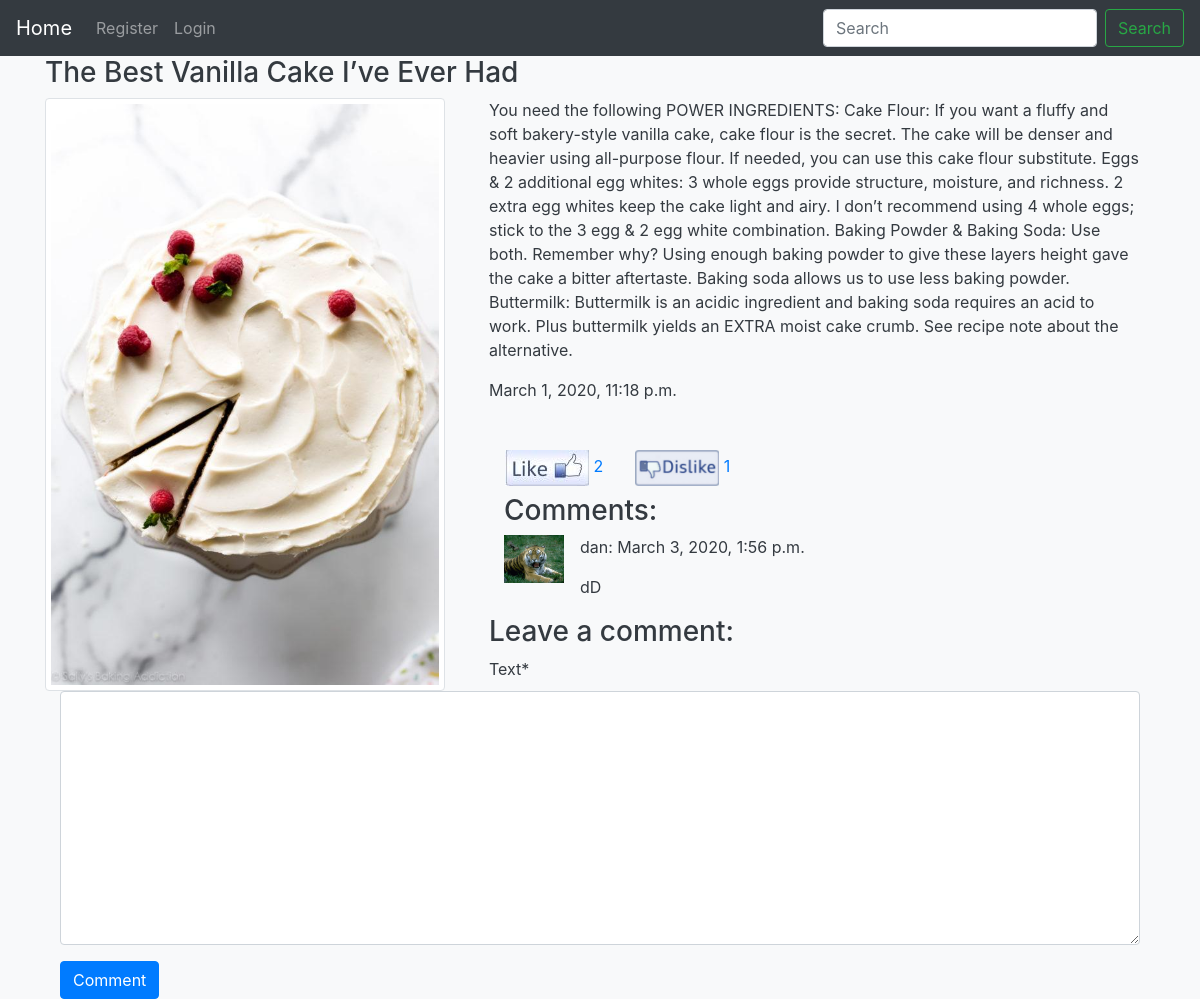
/show_post/15, run on the app's committed database.
### myapp/models.py (models this page shows, shortened)
class Post(models.Model):
    user = models.ForeignKey(User, on_delete=models.CASCADE, name='user', related_name='posts')
    title = models.CharField(max_length=200, default='', blank=True, null=True)
    text = models.TextField(max_length=30000)
    created_date = models.DateTimeField(default=timezone.now)
    likes = models.IntegerField(default=0)
    dislikes = models.IntegerField(default=0)

class Image(models.Model):
    post = models.ForeignKey(Post, on_delete=models.CASCADE, name='post', related_name='images')
    image = models.ImageField(upload_to='posts_images/', blank=True, null=True)

class Comment(models.Model):
    user = models.ForeignKey(User, on_delete=models.CASCADE, name='user', related_name='comments', default=None)
    post = models.ForeignKey(Post, on_delete=models.CASCADE, name='post', related_name='comments', default=None)
    text = models.TextField(max_length=3000)
    created_date = models.DateTimeField(default=timezone.now)

class Profile(models.Model):
    user = models.OneToOneField(User, on_delete=models.CASCADE, related_name='profile')
    gender = models.CharField(max_length=10, blank=True, null=True)
    city = models.CharField(max_length=100, blank=True, null=True)
    emotions = models.TextField(max_length=1000, blank=True, null=True)
    photo = models.ImageField(upload_to='profile_photos/', blank=True, null=True, default='user_empty_photo.jpg')

### myapp/views.py (the view, shortened to what this page needs)
# urls.py: path('show_post/<int:id>', views.show_post, name='show_post'),
def show_post(request, id):
    user = request.user
    post = Post.objects.filter(pk=id).get()
    images = post.images.all()
    comments = Comment.objects.filter(post=post).all()
    form = AddComment(data=request.POST or None)
    return render(request, 'myapp/show_post.html', context={'user': user, 'post': post, 'images': images,
                                                            'comments': comments, 'form': form})

### myapp/forms.py
class AddComment(forms.ModelForm):
    class Meta:
        model = Comment
        fields = (
            'text',
        )

### myapp/templates/myapp/show_post.html (shortened to what this page needs)
{% extends 'index.html' %}
{% load crispy_forms_tags %}
{% block content %}
    <div class="container">
    <div class="row-fluid">
        <h3>{{ post.title }}</h3>
        <div class="inline float-left" style="width: 40%">
            {% for image in images %}
                <div class="thumb">
                    <img class="img-rounded img-responsive img-thumbnail" style="width: 90%; padding: 5px"
                         src={{ image.image.url }}>
                </div>
            {% endfor %}
        </div>
        <div class="container">
            <p>{{ post.text }}</p>
            <p>{{ post.created_date }}</p>
            <br>
            <ul class="nav">
                <li class="nav-item">
                    <a class="nav-link" href="{% url 'myapp:like_post' post.pk %}"><img
                            src="../media/like.jpg"> {{ post.likes }}</a>
                </li>
                <li class="nav-item">
                    <a class="nav-link" href="{% url 'myapp:dislike_post' post.pk %}"><img
                            src="../media/dislike.png"> {{ post.dislikes }}</a>
                </li>
            </ul>
        </div>
    </div>
    <div class="row">
        <div class="container">
            <h3>Comments:</h3>
            {% for comment in comments %}
                <div class="media">
                    <img src="{{ comment.user.profile.photo.url }}" class="align-self-start mr-3" style="width:60px">
                    <div class="media-body">
                        <p>{{ comment.user.username }}: {{ comment.created_date }}</p>
                        <p>{{ comment.text }}</p>
                    </div>
                </div>
            {% endfor %}
        </div>
    </div>
    <div class="container">
        <h3>Leave a comment:</h3>
        <form method="post">
            {{ form|crispy }}
            <button type="submit" class="btn btn-primary">Comment</button>
        </form>
    </div>
{% endblock %}

### data on the page
Post: title "The Best Vanilla Cake I’ve Ever Had", text "You need the following POWER INGREDIENTS: Cake Flour: If you want a fluffy and soft bakery-style vanilla cake, cake flour is the secret. The cake will be denser and heavier using all-purpose flour. If needed, you can use this cake flour substitute. Eggs & 2 additional egg whites: 3 whole eggs provide structure, moisture, and richness. 2 extra egg whites keep the cake light and airy. I don’t recommend using 4 whole eggs; stick to the 3 egg & 2 egg white combination. Baking Powder & Baking Soda: Use both. Remember why? Using enough baking powder to give these layers height gave the cake a bitter aftertaste. Baking soda allows us to use less baking powder. Buttermilk: Buttermilk is an acidic…", created_date "March 1, 2020, 11:18 p.m.", likes "2", dislikes "1"
Image: image (picture)
Comment: user.profile.photo (picture), user.username "dan", created_date "March 3, 2020, 1:56 p.m.", text "dD"
